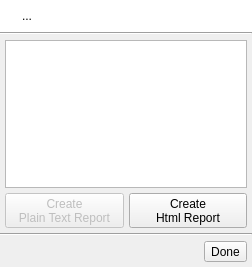
<ui version="4.0" >
 <class>QUReportDialog</class>
 <widget class="QDialog" name="QUReportDialog" >
  <property name="geometry" >
   <rect>
    <x>0</x>
    <y>0</y>
    <width>252</width>
    <height>267</height>
   </rect>
  </property>
  <property name="windowTitle" >
   <string>New Report</string>
  </property>
  <property name="windowIcon" >
   <iconset resource="images/uman.qrc" >:/control/report.png</iconset>
  </property>
  <layout class="QVBoxLayout" >
   <property name="spacing" >
    <number>0</number>
   </property>
   <property name="leftMargin" >
    <number>0</number>
   </property>
   <property name="topMargin" >
    <number>0</number>
   </property>
   <property name="rightMargin" >
    <number>0</number>
   </property>
   <property name="bottomMargin" >
    <number>0</number>
   </property>
   <item>
    <widget class="QFrame" name="frame" >
     <property name="palette" >
      <palette>
       <active>
        <colorrole role="Base" >
         <brush brushstyle="SolidPattern" >
          <color alpha="255" >
           <red>255</red>
           <green>255</green>
           <blue>255</blue>
          </color>
         </brush>
        </colorrole>
        <colorrole role="Window" >
         <brush brushstyle="SolidPattern" >
          <color alpha="255" >
           <red>255</red>
           <green>255</green>
           <blue>255</blue>
          </color>
         </brush>
        </colorrole>
       </active>
       <inactive>
        <colorrole role="Base" >
         <brush brushstyle="SolidPattern" >
          <color alpha="255" >
           <red>255</red>
           <green>255</green>
           <blue>255</blue>
          </color>
         </brush>
        </colorrole>
        <colorrole role="Window" >
         <brush brushstyle="SolidPattern" >
          <color alpha="255" >
           <red>255</red>
           <green>255</green>
           <blue>255</blue>
          </color>
         </brush>
        </colorrole>
       </inactive>
       <disabled>
        <colorrole role="Base" >
         <brush brushstyle="SolidPattern" >
          <color alpha="255" >
           <red>255</red>
           <green>255</green>
           <blue>255</blue>
          </color>
         </brush>
        </colorrole>
        <colorrole role="Window" >
         <brush brushstyle="SolidPattern" >
          <color alpha="255" >
           <red>255</red>
           <green>255</green>
           <blue>255</blue>
          </color>
         </brush>
        </colorrole>
       </disabled>
      </palette>
     </property>
     <property name="autoFillBackground" >
      <bool>true</bool>
     </property>
     <property name="frameShadow" >
      <enum>QFrame::Raised</enum>
     </property>
     <layout class="QHBoxLayout" >
      <item>
       <widget class="QLabel" name="infoIconLbl" >
        <property name="sizePolicy" >
         <sizepolicy vsizetype="Preferred" hsizetype="Fixed" >
          <horstretch>0</horstretch>
          <verstretch>0</verstretch>
         </sizepolicy>
        </property>
        <property name="text" >
         <string/>
        </property>
        <property name="pixmap" >
         <pixmap resource="images/uman.qrc" >:/marks/information.png</pixmap>
        </property>
        <property name="alignment" >
         <set>Qt::AlignLeading|Qt::AlignLeft|Qt::AlignTop</set>
        </property>
       </widget>
      </item>
      <item>
       <widget class="QLabel" name="infoTextLbl" >
        <property name="text" >
         <string>...</string>
        </property>
        <property name="alignment" >
         <set>Qt::AlignLeading|Qt::AlignLeft|Qt::AlignTop</set>
        </property>
        <property name="wordWrap" >
         <bool>true</bool>
        </property>
       </widget>
      </item>
     </layout>
    </widget>
   </item>
   <item>
    <widget class="Line" name="line" >
     <property name="orientation" >
      <enum>Qt::Horizontal</enum>
     </property>
    </widget>
   </item>
   <item>
    <layout class="QVBoxLayout" >
     <property name="spacing" >
      <number>5</number>
     </property>
     <property name="leftMargin" >
      <number>5</number>
     </property>
     <property name="topMargin" >
      <number>5</number>
     </property>
     <property name="rightMargin" >
      <number>5</number>
     </property>
     <property name="bottomMargin" >
      <number>5</number>
     </property>
     <item>
      <widget class="QListWidget" name="reportList" >
       <property name="dragEnabled" >
        <bool>true</bool>
       </property>
       <property name="dragDropMode" >
        <enum>QAbstractItemView::InternalMove</enum>
       </property>
       <property name="alternatingRowColors" >
        <bool>true</bool>
       </property>
       <property name="selectionMode" >
        <enum>QAbstractItemView::ExtendedSelection</enum>
       </property>
       <property name="selectionBehavior" >
        <enum>QAbstractItemView::SelectRows</enum>
       </property>
      </widget>
     </item>
     <item>
      <layout class="QHBoxLayout" >
       <item>
        <widget class="QToolButton" name="createPlainTextBtn" >
         <property name="enabled" >
          <bool>false</bool>
         </property>
         <property name="sizePolicy" >
          <sizepolicy vsizetype="Fixed" hsizetype="Preferred" >
           <horstretch>0</horstretch>
           <verstretch>0</verstretch>
          </sizepolicy>
         </property>
         <property name="text" >
          <string>Create 
Plain Text Report</string>
         </property>
         <property name="icon" >
          <iconset resource="images/uman.qrc" >:/types/text.png</iconset>
         </property>
         <property name="toolButtonStyle" >
          <enum>Qt::ToolButtonTextUnderIcon</enum>
         </property>
         <property name="autoRaise" >
          <bool>false</bool>
         </property>
        </widget>
       </item>
       <item>
        <widget class="QToolButton" name="createHtmlBtn" >
         <property name="sizePolicy" >
          <sizepolicy vsizetype="Fixed" hsizetype="Preferred" >
           <horstretch>0</horstretch>
           <verstretch>0</verstretch>
          </sizepolicy>
         </property>
         <property name="text" >
          <string>Create 
Html Report</string>
         </property>
         <property name="icon" >
          <iconset resource="images/uman.qrc" >:/types/page_code.png</iconset>
         </property>
         <property name="toolButtonStyle" >
          <enum>Qt::ToolButtonTextUnderIcon</enum>
         </property>
         <property name="autoRaise" >
          <bool>false</bool>
         </property>
        </widget>
       </item>
      </layout>
     </item>
    </layout>
   </item>
   <item>
    <widget class="Line" name="line_2" >
     <property name="orientation" >
      <enum>Qt::Horizontal</enum>
     </property>
    </widget>
   </item>
   <item>
    <layout class="QHBoxLayout" >
     <property name="spacing" >
      <number>5</number>
     </property>
     <property name="topMargin" >
      <number>5</number>
     </property>
     <property name="rightMargin" >
      <number>5</number>
     </property>
     <property name="bottomMargin" >
      <number>5</number>
     </property>
     <item>
      <spacer>
       <property name="orientation" >
        <enum>Qt::Horizontal</enum>
       </property>
       <property name="sizeHint" >
        <size>
         <width>191</width>
         <height>20</height>
        </size>
       </property>
      </spacer>
     </item>
     <item>
      <widget class="QToolButton" name="doneBtn" >
       <property name="text" >
        <string>Done</string>
       </property>
       <property name="icon" >
        <iconset resource="images/uman.qrc" >:/marks/accept.png</iconset>
       </property>
       <property name="toolButtonStyle" >
        <enum>Qt::ToolButtonTextBesideIcon</enum>
       </property>
      </widget>
     </item>
    </layout>
   </item>
  </layout>
 </widget>
 <resources>
  <include location="images/uman.qrc" />
 </resources>
 <connections/>
</ui>
